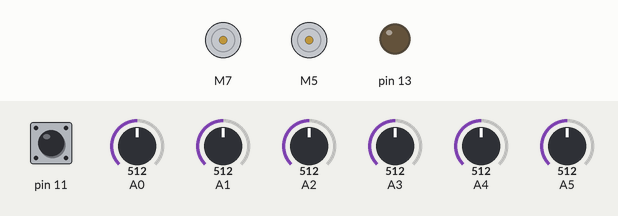
Simulated run of this sketch. Board: Arduino Uno, built with avr-gcc and run on an emulated ATmega328P. Shown: 2 × DC motor (green arrow = forward, orange = backward, longer = faster), output pins drawn as LEDs (lit = HIGH). The inputs (shaded band) are chosen by the test bench; at power-on: pin 11 HIGH, A1 = 512, A5 = 512, A2 = 512, A3 = 512, A0 = 512, A4 = 512.

Above: at 2.8 s.
2.9 s: pin 11 pulled LOW for 1.2 s
At 3.4 s:
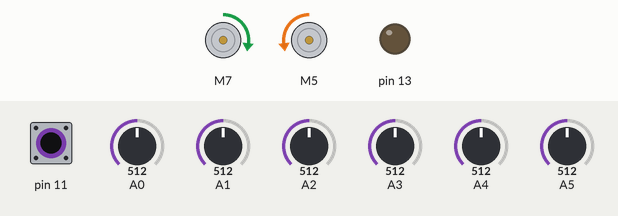
8.2 s: A1 set to 245
At 9.6 s:
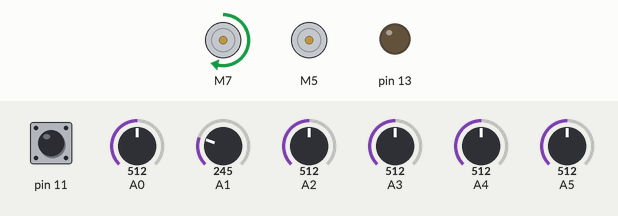
9.9 s: A5 set to 274
11.4 s: A5 set to 250
At 12.6 s:
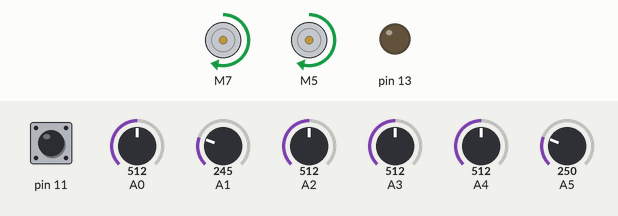
12.9 s: A2 set to 716
At 13.8 s:
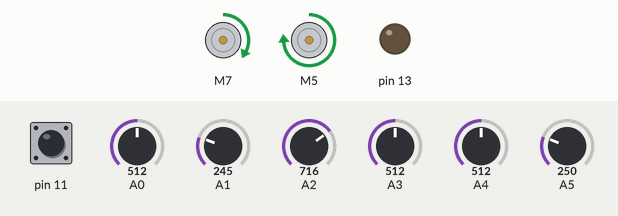
14.4 s: A3 set to 716
At 15.7 s:
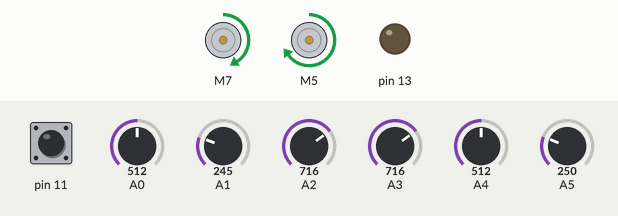
Timing chart, 0 to 16.9 s (numbered marks = the images above; inputs shaded):
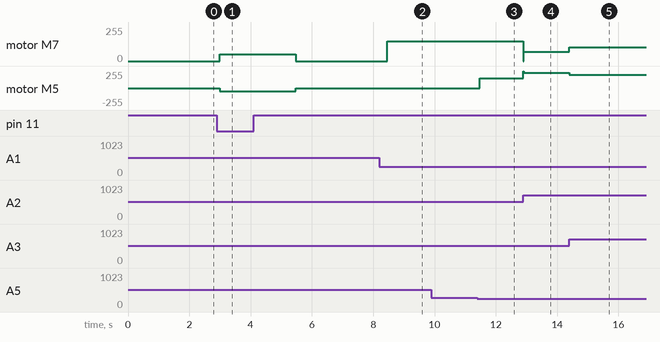

The sketch:

code.ino
```cpp
#include <SparkFun_TB6612.h>

#define AIN1 7
#define AIN2 9
#define BIN1 5
#define BIN2 4
#define PWMA 10
#define PWMB 3
#define STYBY 6
int flag=0;


const int offsetA=1;
const int offsetB=1;

//
Motor motor1=Motor(AIN1,AIN2,PWMA,offsetA,STYBY);
Motor motor2=Motor(BIN1,BIN2,PWMB,offsetB,STYBY);

int P,I,D,error,previousError,PID;

int lsp,rsp,max=150;


float kp=0.0;
float kd=0.0;
float ki=0.0;

//maxvalues stores the black line outputs of IR sensors
//minvalues store the white line output of IR sensors
int minvalues[6],maxvalues[6],threshold[6];
void setup() {
  // put your setup code here, to run once:
  Serial.begin(9600);
  pinMode(11,INPUT_PULLUP);
  pinMode(12,INPUT_PULLUP);
  pinMode(13,OUTPUT);
   while(digitalRead(11))
  {
    delay(1000);

  }

    calibrate();
    delay(3000);
  }


void loop() {
  // put your main code here, to run repeatedly:


  //considering the sensors numbered from 1 to 5 as we go left to right
  //while(digitalRead(12)){
   // delay(1000);
   // flag=1;
  //}
  flag=1;

  while(flag==1){
    //Extreme left turn(90 degrees to left)
    if((analogRead(1)>threshold[1])&&(analogRead(2)>threshold[2])&&(analogRead(3)>threshold[3])&&(analogRead(4)>threshold[4])&&(analogRead(5)>threshold[5])){
 digitalWrite(13,HIGH);
lsp=max;rsp=max;
      motor1.drive(lsp);
      motor2.drive(rsp);
      //delay(100);
         delay(500);
    digitalWrite(13,LOW);
}
    if((analogRead(1)>threshold[1])&&(analogRead(5)<threshold[5])){
      lsp=0;rsp=max;
      motor1.drive(lsp);
      motor2.drive(rsp);
      delay(100);
    }
    //Extreme Right turn(90 degreed to right)
    else if((analogRead(5)>threshold[5])&&(analogRead(1)<threshold[1])){
      lsp=max;
      rsp=0;
      motor1.drive(lsp);
      motor2.drive(rsp);
      delay(100);
    }
    //following the line
    else if((analogRead(3)>threshold[3])){
      kp=0.0008*(1000-analogRead(3));
      kd=10*kp;
      linefollow();

    delay(10);
    }
  flag=1;
  }
  }


void calibrate()
{
  for(int i=0;i<100;i++){
    motor1.drive(50);
    motor2.drive(-50);
    for(int i=0;i<6;i++){
      if(analogRead(i)<minvalues[i])
       minvalues[i]=analogRead(i);
      if(analogRead(i)>maxvalues[i])
      maxvalues[i]=analogRead(i);
      delay(3);
    }
    delay(5);
}

for(int i=0;i<6;i++){
  threshold[i]=(minvalues[i]+maxvalues[i])/2;
  Serial.print(threshold[i]+" ");
  delay(5);
}
motor1.drive(0);
motor2.drive(0);
}

void linefollow(){
  int error=analogRead(2)-analogRead(4);

  P=error;
  I=I+error;
  D=error-previousError;

  PID=(kp*P)+(kd*D)+(ki*I);
  previousError=error;

  lsp=max-PID;
  rsp=max+PID;

  //max values for pwm is 0-255
  if(lsp>255)
  lsp=255;

  if(lsp<0)
  lsp=0;
  if(rsp>255)
  rsp=255;
  if(rsp<0)
  rsp=0;

  motor1.drive(lsp);
  motor2.drive(rsp);
}
```

Measured:
- the behaviour switches between 257 and 256 on A5 (found by bisection; images 2 and 3)
- after the input at 2.9 s, motor M7: stopped → forward 50/255 after 0.10 s, → stopped 2.5 s later; motor M5: stopped → backward 50/255 after 0.10 s, → stopped 2.5 s later
- after the input at 8.2 s, pin 13: stops changing and stays LOW; motor M5: stays stopped (without the input it goes to forward 150/255 after 0.27 s)
- after the input at 9.9 s, every drawn part: stays the same
- after the input at 11.4 s, motor M5: stopped → forward 150/255 after 0.08 s
- after the input at 12.9 s, motor M7: forward 150/255 → forward 71/255 at once; motor M5: forward 150/255 → forward 229/255 at once
- after the input at 14.4 s, motor M7: forward 71/255 → forward 104/255 at once; motor M5: forward 229/255 → forward 196/255 at once
